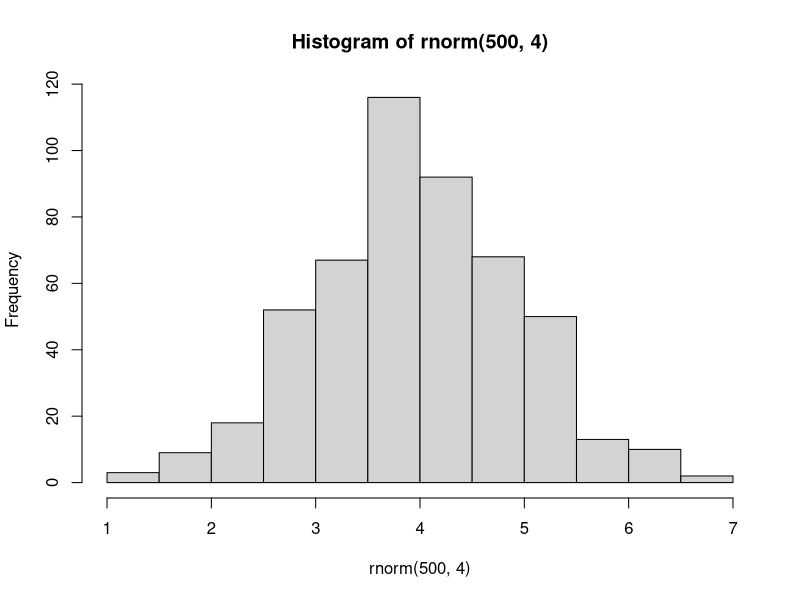
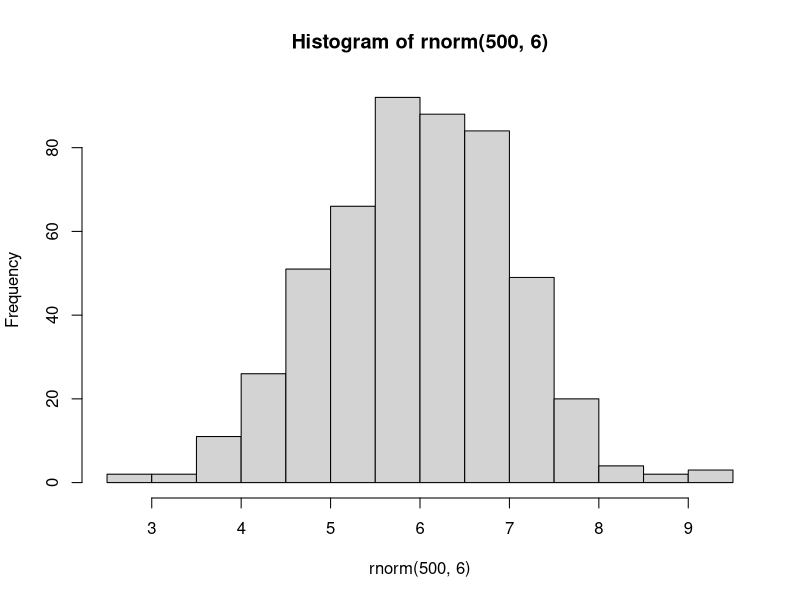
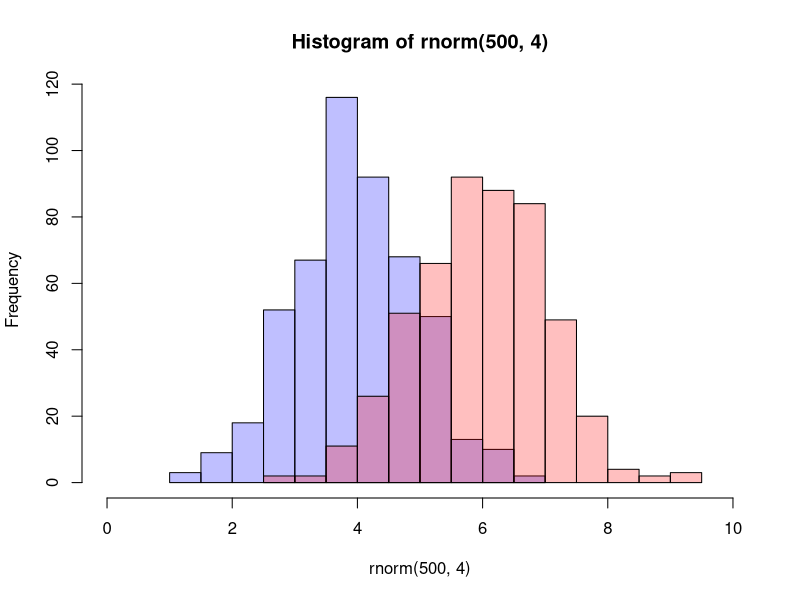

Reproduce these figures in R, in order.
set.seed(42)
p1 <- hist(rnorm(500,4))                     # centered at 4
p2 <- hist(rnorm(500,6))                     # centered at 6
plot( p1, col=rgb(0,0,1,1/4), xlim=c(0,10))  # first histogram
plot( p2, col=rgb(1,0,0,1/4), xlim=c(0,10), add=T)  # second